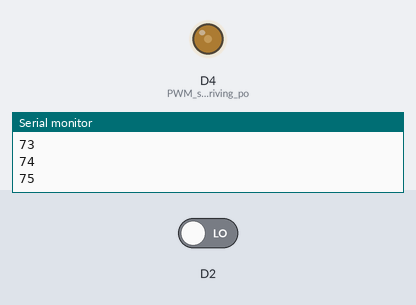
A sketch run on a simulated Arduino Zero (SAMD21). On the bench: output pins drawn as LEDs (lit = HIGH), the last lines printed to the serial monitor. Inputs (shaded band) come from the test bench; at power-on: D2 LOW.

Above: at 1.26 s.
1.3 s: D2 driven HIGH
At 3.91 s:
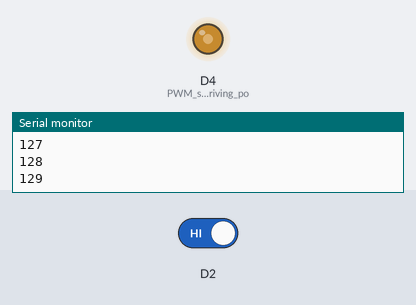
At 7.11 s:
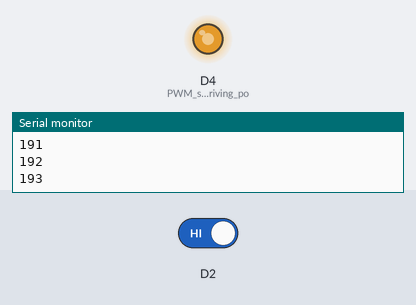
Timing chart, 0 to 16.3 s (numbered marks = the images above; inputs shaded):
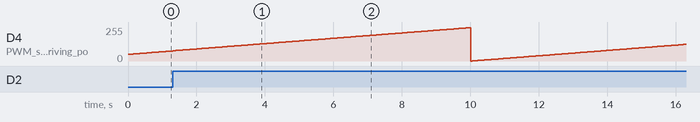

The sketch:

analogWrite_test.ino
```cpp
int dutyCycleTest = 50;

void setup() {
  // put your setup code here, to run once:
  interrupts ();
  pinMode(4, OUTPUT); // PWM signal for driving power MOSFET
  pinMode(8, INPUT);
  attachInterrupt(2, checkLeftTurn, CHANGE); // creates an interrupt for SETTING LEFT/RIGHT turn signals

}

void loop() {
  // put your main code here, to run repeatedly:
  analogWrite(4, dutyCycleTest);
  SerialUSB.println(dutyCycleTest);
  dutyCycleTest++;
  delay(50);
  if (dutyCycleTest > 250){
    dutyCycleTest = 0;
  }
}

void checkLeftTurn(){

  dutyCycleTest++;
  /*
  if ((digitalRead(8)) == 0){ // read digital value of LEFT TURN pin
    leftTurnFlag = 1; // sets LEFT TURN flag to high
  }

  if ((digitalRead(8)) == 1){ // read digital value of LEFT TURN pin
    leftTurnFlag = 0; // sets LEFT TURN flag to high
  }
  */
}
```
